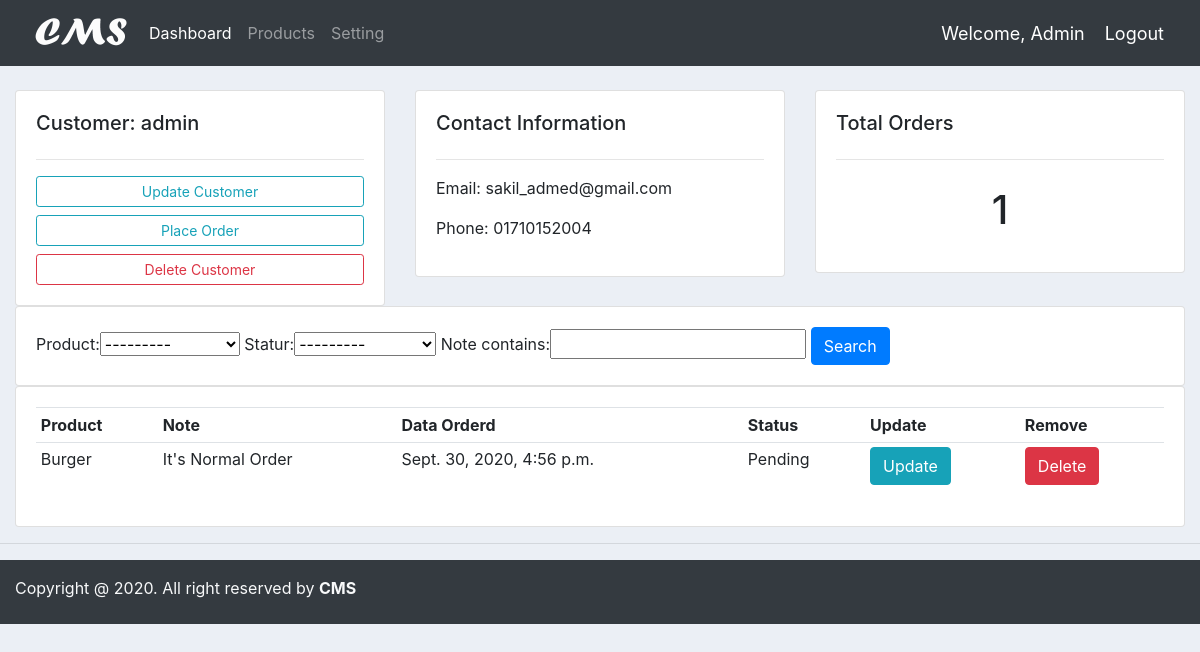
The app's page /customer/7 (signed in) with its own data.
### accounts/models.py (models this page shows, shortened)
class Customer(models.Model):
    user = models.OneToOneField(User, null=True, blank=True, on_delete=models.CASCADE)
    name = models.CharField(max_length=200, null=True)
    phone = models.CharField(max_length=200, null=True)
    email = models.CharField(max_length=200, null=True)
    profile_pic = models.ImageField(default="demo.jpg", null=True, blank=True)
    date_created = models.DateTimeField(auto_now_add=True, null=True)

class Order(models.Model):
    STATUS = (
        ('Pending','Pending'),
        ('Canceled Order','Canceled Order'),
        ('Delivered','Delivered')
        )
    customer = models.ForeignKey(Customer, null=True, on_delete=models.SET_NULL)
    Product = models.ForeignKey(Product, null=True, on_delete=models.SET_NULL)
    date_created = models.DateTimeField(auto_now_add=True, null=True)
    statur = models.CharField(max_length=200, null=True, choices=STATUS)
    note = models.CharField(max_length=200, null=True)

class Product(models.Model):
    CATAGORY = (
        ('Indoor','Indoor'),
        ('Out Door','Out Door'),
    )
    name = models.CharField(max_length=200, null=True)
    price = models.FloatField(null=True)
    catagory = models.CharField(max_length=200, null=True, choices=CATAGORY)
    descriprion = models.CharField(max_length=500 ,null=True, blank=True)
    data_created = models.DateTimeField(auto_now_add=True)
    tags = models.ManyToManyField(Tag)
    def __str__(self):
        return str(self.name)

### accounts/decorators.py (the view)
        def wrapper_func(request, *args, **kwargs):
            group = None
            if request.user.groups.exists():
                group = request.user.groups.all()[0].name
            if group in allowed_roles:
                return view_func(request, *args, **kwargs)
            else:
                return HttpResponse("You are not authorize to view this page")

### accounts/views.py (called while the page is built)
@login_required(login_url='login')
@allowed_user(allowed_roles=['admin'])
def customer(request, pk):
    customer = Customer.objects.get(pk=pk)
    orders = customer.order_set.all()
    orders_count = orders.count()
    myFilter = OrderFilter(request.GET, queryset=orders)
    orders = myFilter.qs
    context = {
        'customer':customer,
        'orders':orders,
        'orders_count':orders_count,
        'myFilter':myFilter,
    }
    return render(request, 'accounts/customer.html',context)

### accounts/templates/accounts/customer.html
{% extends 'accounts/main.html' %}
{% block content %}
<div class="container-fluid">
    <br>
    <div class="row">
        <div class="col-md">
            <div class="card card-body">
                <h5>Customer: {{ customer.name }} </h5>
                <hr>
                <a class="btn btn-outline-info btn-sm btn-block" href="#">Update Customer</a>
                <a class="btn btn-outline-info btn-sm btn-block" href="{% url 'create_order' customer.pk %}">Place Order</a>
                <a class="btn btn-outline-danger btn-sm btn-block" href="#">Delete Customer</a>
            </div>
        </div>
        <div class="col-md">
            <div class="card card-body">
                <h5>Contact Information</h5>
                <hr>
                <p>Email: {{ customer.email }}</p>
                <p>Phone: {{ customer.phone }}</p>
            </div>
        </div>
        <div class="col-md">
            <div class="card card-body">
                <h5>Total Orders</h5>
                <hr>
                <h1 style="text-align: center; padding:10px">{{ orders_count  }}</h1>
            </div>
        </div>
    </div>
    <div class="row">
        <div class="col">
            <div class="card card-body">
                <form method="get">
                    {{ myFilter.form }}
                    <button class="btn btn-primary" type="submit">Search</button>
                </form>
            </div>
        </div>
    </div>
    <div class="row">
        <div class="col-md">
            <div class="card card-body">
                <table class="table table-sm">
                    <tr>
                        <th>Product</th>
                        <th>Note</th>
                        <th>Data Orderd</th>
                        <th>Status</th>
                        <th>Update</th>
                        <th>Remove</th>
                    </tr>
                    {% for order in orders %}
                    <tr>
                        <td>{{ order.Product }}</td>
                        <td>{{ order.note }}</td>
                        <td>{{ order.date_created }}</td>
                        <td>{{ order.statur }}</td>
                        <td><a class="btn btn-md btn-info" href="{% url 'update_order' order.pk %}">Update</a></td>
                        <td><a class="btn btn-md btn-danger" href="{% url 'delete_order' order.pk %}">Delete</a></td>
                    </tr>
                    {% endfor %}
            </table>
            </div>
        </div>
    </div>
</div>
{% endblock %}

### accounts/templates/accounts/navbar.html (shortened to what this page needs)
{% load static %}
<nav class="navbar navbar-expand-lg navbar-dark bg-dark">
  <img id="logo" src="{% static '/images/logo.png' %}" alt="" title="Customer Management System">
    <div class="collapse navbar-collapse" id="navbarSupportedContent">
      <ul class="navbar-nav mr-auto">
        {% if request.user.is_staff %}
        <li class="nav-item active">
          <a class="nav-link" href="{% url 'home' %}">Dashboard</a>
        </li>
        {% endif %}
        <li class="nav-item">
          <a class="nav-link" href="{% url 'products' %}">Products</a>
        </li>
        <li class="nav-item">
          <a class="nav-link" href="{% url 'account' %}">Setting</a>
        </li>
      </ul>
    </div>
    <span class="hello">Welcome, {{ request.user|title }} </span>
    <span><a class="hello" href="{% url 'logout' %}">Logout</a></span>
  </nav>

### static/css/main.css (style rules this page uses)
#logo { height: 50PX; }
body { background-color: #ebeff5; }

### accounts/templates/accounts/navbar.html (style rules this page uses)
.hello { color: #fff; font-size: 18px; margin-right: 20px; }

### records on screen
Customer: name "admin", email "sakil_admed@gmail.com", phone "01710152004"
Order: Product "Burger", note "It's Normal Order", date_created "Sept. 30, 2020, 4:56 p.m.", statur "Pending"

### other values on screen
{{ request.user|title }} "Admin"
{{ orders_count }} "1"
